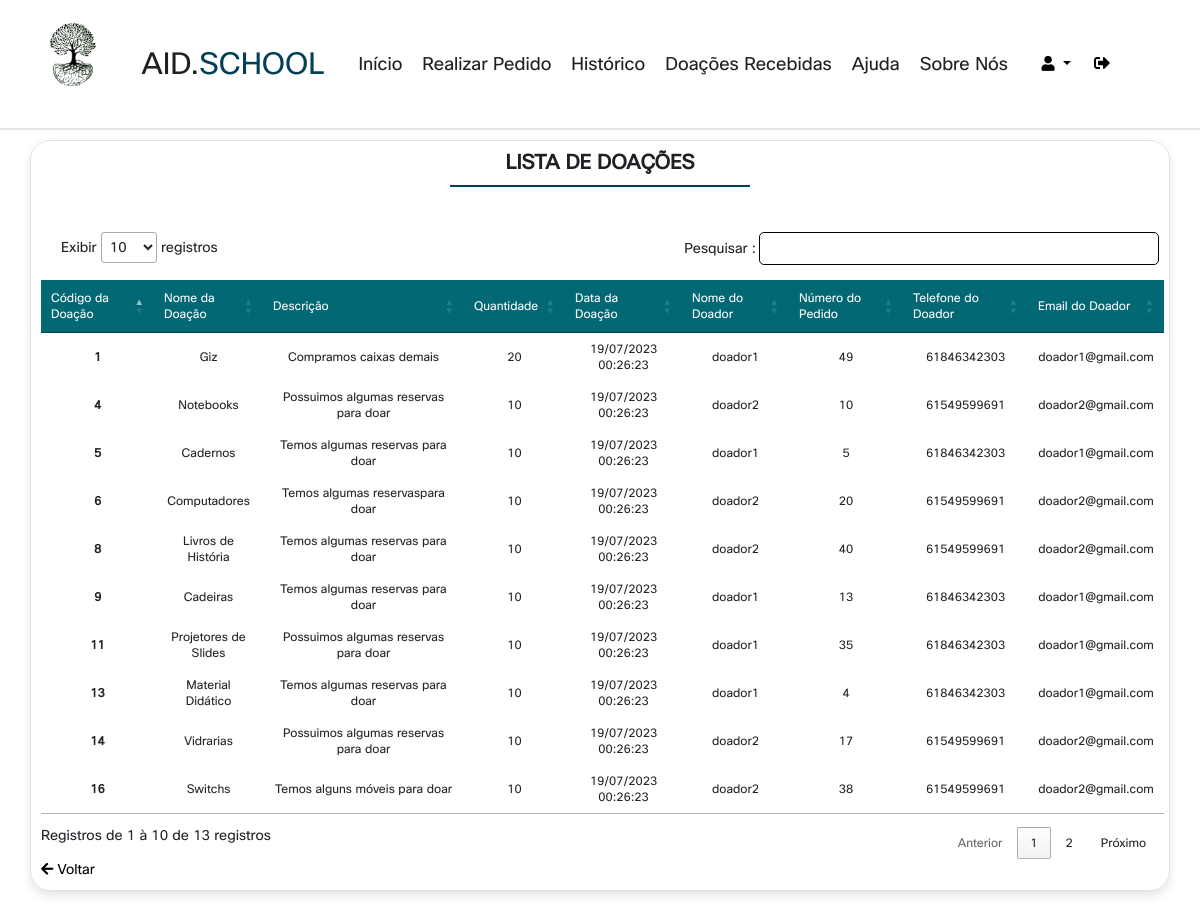
Page /VIEW/DoacoesRecebidas.php (signed in) on the committed database.
### tables this page shows
CREATE TABLE IF NOT EXISTS `doacao` (
  `iddoacao` INT(10) NOT NULL,
  `nomedoacao` VARCHAR(60) NOT NULL,
  `descricaodoacao` VARCHAR(60) NOT NULL,
  `quantidadedoacao` VARCHAR(60) NOT NULL,
  `datadoacao` TIMESTAMP NOT NULL DEFAULT CURRENT_TIMESTAMP() ON UPDATE CURRENT_TIMESTAMP(),
  `idrepresentante` INT(11) NOT NULL,
  `idpedido` INT(10) NOT NULL,
  `cpfdoador` VARCHAR(60) NOT NULL,
  PRIMARY KEY (`iddoacao`),
  INDEX `fk_doacao_representante1_idx` (`idrepresentante` ASC),
  INDEX `fk_doacao_pedido1_idx` (`idpedido` ASC),
  INDEX `fk_doacao_doador1_idx` (`cpfdoador` ASC),
  CONSTRAINT `fk_doacao_doador1`
    FOREIGN KEY (`cpfdoador`)
    REFERENCES `doador` (`cpfdoador`)
    ON DELETE CASCADE
    ON UPDATE CASCADE,
  CONSTRAINT `fk_doacao_pedido1`
    FOREIGN KEY (`idpedido`)
    REFERENCES `pedido` (`idpedido`)
    ON DELETE CASCADE
    ON UPDATE CASCADE,
  CONSTRAINT `fk_doacao_representante1`
    FOREIGN KEY (`idrepresentante`)
    REFERENCES `representante` (`idrepresentante`)
    ON DELETE CASCADE
    ON UPDATE CASCADE);

CREATE TABLE IF NOT EXISTS `doador` (
  `cpfdoador` VARCHAR(60) NOT NULL,
  `rgdoador` VARCHAR(60) NOT NULL,
  `nomedoador` VARCHAR(60) NOT NULL,
  `telefonedoador` VARCHAR(60) NOT NULL,
  `emaildoador` VARCHAR(60) NOT NULL,
  `enderecodoador` VARCHAR(60) NOT NULL,
  `dtnascdoador` DATE NOT NULL,
  `idusuario` INT(10) NOT NULL,
  PRIMARY KEY (`cpfdoador`),
  UNIQUE INDEX `CPF_UNIQUE` (`cpfdoador` ASC),
  UNIQUE INDEX `RG_UNIQUE` (`rgdoador` ASC),
  INDEX `fk_doador_usuario1_idx` (`idusuario` ASC),
  CONSTRAINT `fk_doador_usuario1`
    FOREIGN KEY (`idusuario`)
    REFERENCES `usuario` (`idusuario`)
    ON DELETE CASCADE
    ON UPDATE CASCADE);

### DAO/CONEXAO/CONEXAO.php (called while the page is built)
<?php
abstract class CONEXAO {
    private static $instance;
    public static function getInstance() {
        try {
            if (!isset(self::$instance)) {
                self::$instance = new PDO("mysql:host=localhost;dbname=dbdoar;charset=UTF8", "root", "");
                self::$instance->setAttribute(PDO::ATTR_ERRMODE, PDO::ERRMODE_EXCEPTION);
            }
            return self::$instance;
        } catch (PDOException $exc) {
            echo "Erro ao conectar o banco de dados :" . $exc->getMessage();
        }
    }
}
?>

### DAO/RepresentanteDAO.php (called while the page is built, shortened)
<?php
require_once 'CONEXAO/CONEXAO.php';
class RepresentanteDAO {
    public $pdo = null;
    public function __construct() {
        $this->pdo = Conexao::getInstance();
    }
    public function selecionaID($idusuario) {
        try {
            $sql = "SELECT * FROM representante where idusuario=?";
            $stmt = $this->pdo->prepare($sql);
            $stmt->bindValue(1, $idusuario);
            $stmt->execute();
            $usuario = $stmt->fetch(PDO::FETCH_ASSOC);
            return $usuario;
        } catch (PDOException $exc) {
            echo $exc->getMessage();
        }
    }
}

### DAO/DoacaoDAO.php (called while the page is built, shortened)
<?php
require_once 'CONEXAO/CONEXAO.php';
class DoacaoDAO {
    public $pdo = null;
    public function __construct() {
        $this->pdo = Conexao::getInstance();
    }
    public function PesquisarDoacoes($idrepresentante) {
        try {
            $sql = "select *, date_format(datadoacao,'%d/%m/%Y %H:%i:%s')AS dataFormatada from doacao D inner join Doador DA on D.cpfdoador = DA.cpfdoador where idrepresentante = ?";
            $execucao = $this->pdo->prepare($sql);
            $execucao->bindValue(1, $idrepresentante);
            $execucao->execute();
            $pesquisa = $execucao->fetchALL(PDO::FETCH_ASSOC);
            return $pesquisa;
        } catch (PDOException $exc) {
            echo $exc->getMessage();
        }
    }
}

### VIEW/DoacoesRecebidas.php (the view, shortened to what this page needs)
<?php
require_once '../DAO/DoacaoDAO.php';
require_once '../DAO/RepresentanteDAO.php';
$idusuario = $_SESSION["idusuario"];
$RepresentanteDAO = new RepresentanteDAO();
$usu = $RepresentanteDAO->selecionaID($idusuario);
$idrepresentante = $usu["idrepresentante"];
$DoacaoDAO = new DoacaoDAO();
$resultado = $DoacaoDAO->PesquisarDoacoes($idrepresentante);
?>
<html>
    <head>
        <link rel="stylesheet" href="https://cdnjs.cloudflare.com/ajax/libs/font-awesome/6.0.0/css/all.min.css">
        <link rel="stylesheet" href="https://cdnjs.cloudflare.com/ajax/libs/font-awesome/5.15.3/css/all.min.css" />
        <link rel="stylesheet" href="https://cdnjs.cloudflare.com/ajax/libs/bootstrap/4.6.1/css/bootstrap.min.css">
        <link rel="stylesheet" href="https://cdn.jsdelivr.net/npm/bootstrap@4.6.2/dist/css/bootstrap.min.css">
        <link rel="stylesheet" href="../CSS/lista2.css">
        <link rel="stylesheet" href="../CSS/NavbarperfilRepre.css">
        <link rel="stylesheet" type="text/css" href="//cdn.datatables.net/1.10.7/css/jquery.dataTables.css">
    </head>
    <body>
        <header class="header fixed-top">
            <div class="container">
                <div class="row align-items-center justify-content-between">
                    <img class="logo12" src="../IMAGES/logo sem fundo e texto.png" alt="logo do AID-SCHOOL">
                    <a href="InicioRepresentante.php" class="logo">AID.<span>SCHOOL</span></a>
                    <nav class="nav">
                        <a href="InicioRepresentante.php" target="_self">Início</a>
                        <a href="CadastroPedido.php" target="_self">Realizar Pedido</a>
                        <a href="HistoricoRepresentante.php" target="_self">Histórico</a>
                        <a href="DoacoesRecebidas.php" target="_self">Doações Recebidas</a>
                        <a href="AjudaRepresentante.php" target="_self">Ajuda</a>
                        <a href="SobrenosRepresentante.php" target="_self">Sobre Nós</a>
                    </nav>
                    <div class="navbardrop">
                        <button type="button" class="dropdown-toggle" data-toggle="dropdown">
                            <i class="fas fa-user"></i>
                        </button>
                        <a onclick="confirmLogout()" target="_self">
                            <i class="fas fa-sign-out-alt" style="margin-left: 20px;"></i>
                        </a>
                    </div>
                </div>
            </div>
        </header>
        <div class="containerlistar">
            <h1 class="heading">Lista de Doações </h1>
            <table id='dataTable'>
                <thead>
                    <tr>
                        <td>Código da Doação</td>
                        <td>Nome da Doação</td>
                        <td>Descrição</td>
                        <td>Quantidade</td>
                        <td>Data da Doação</td>
                        <td>Nome do Doador</td>
                        <td>Número do Pedido</td>
                        <td>Telefone do Doador</td>
                        <td>Email do Doador</td>
                    </tr>
                </thead>
                <tbody>
                    <?php
                    foreach ($resultado as $r) {
                        echo "<tr>";
                        echo "<td>{$r["iddoacao"]}</td>";
                        echo "<td>{$r["nomedoacao"]}</td>";
                        echo "<td>{$r["descricaodoacao"]}</td>";
                        echo "<td>{$r["quantidadedoacao"]}</td>";
                        echo "<td>{$r["dataFormatada"]}</td>";
                        echo "<td>{$r["nomedoador"]}</td>";
                        echo "<td>{$r["idpedido"]}</td>";
                        echo "<td>{$r["telefonedoador"]}</td>";
                        echo "<td>{$r["emaildoador"]}</td>";
                        echo "</tr>";
                    }
                    ?>
                </tbody>
            </table>
            <a style="color: black" href="../VIEW/InicioRepresentante.php">
                <i class="fas fa-arrow-left"></i> Voltar
            </a>
        </div>
    </body>
</html>

### CSS/lista2.css (style rules this page uses)
:root { --COR1:#43803E; --COR2:#6BCC62; --COR3:#145a0e; --COR4:#338b5f; --COR7:#1F2024; --COR8:#ffffff; --COR10:#e7e7e7; --COR11:#024059; --COR12:#026873; --COR13:#0CABA8; --COR14:#015958; --COR15:#F28157; --COR16:#DB8244; --COR17:#FF9A75; --COR18:#BF6545; --font-Opensans: Open Sans, sans-serif; --font-Cisco-bold: font-CiscoSans; --font-Cisco-regular: font-CiscoSans2; --border:.2rem solid rgba(0,0,0,.1); --box-shadow:0 .5rem 1rem rgba(0,0,0,.1); }
.heading { text-align: center; font-size: 2rem; color: var(--COR7); text-transform: uppercase; font-weight: bolder; margin-bottom: 3rem; }
.heading::after { content: ""; display: block; width: 300px; height: 2px; background-color: var(--COR11); margin: 0 auto; margin-top: 10px; margin-bottom: 0px; }
.containerlistar { width: 95%; font-size: 14px; margin: 140 auto; padding: 10px; border: 1px solid #0000001e; border-collapse: collapse; border-radius: 20px; box-shadow:var(--box-shadow); }
table { width: 80%; margin-top: 0px; text-align: center; font-size: 12px; }
thead { background-color: var(--COR12); color: white; }
tbody td { padding: 10px; }
tbody td:first-child { font-weight: bold; border-collapse: collapse; }

### CSS/NavbarperfilRepre.css (style rules this page uses)
:root { --COR1: #43803E; --COR2: #6BCC62; --COR3: #145a0e; --COR4: #338b5f; --COR7: #1F2024; --COR8: #ffffff; --COR10: #e7e7e7; --COR11: #024059; --COR12: #026873; --COR13: #0CABA8; --COR14: #015958; --COR15: #F28157; --COR16: #DB8244; --COR17: #FF9A75; --COR18: #BF6545; --font-Opensans: Open Sans, sans-serif; --font-Cisco-bold: font-CiscoSans; --font-Cisco-regular: font-CiscoSans2; --border: .2rem solid rgba(0, 0, 0, .1); --box-shadow: 0 .5rem 1rem rgba(0, 0, 0, .1); }
* { font-family: var(--font-Cisco-regular); margin: 0; padding: 0; box-sizing: border-box; outline: none; border: none; text-decoration: none !important; }
html { font-size: 62.5%; overflow-x: hidden; scroll-behavior: smooth; scroll-padding-top: 6.5rem; }
.dropdown-toggle { background-color: transparent; font-size: 15px; }
.fa-sign-out-alt { color: black; font-size: 16px; }
.navbardrop { margin-right: 60px; }
.header { padding: 2rem; border-bottom: var(--border); }
.logo12 { height: 11vh; margin: 0px; margin-bottom: 0px; }
.header .logo { display: inline-flex; align-items: center; font-size: 3rem; color: var(--COR7); margin: 0; }
.header .logo span { color: var(--COR11); }
.header .nav a { text-transform: capitalize; margin: 0 1rem; font-size: 1.8rem; color: var(--COR7); }

### rows in the picture
doacao: iddoacao "1", nomedoacao "Giz", descricaodoacao "Compramos caixas demais", quantidadedoacao "20", dataFormatada "19/07/2023 00:26:23", cpfdoador.nomedoador "doador1", idpedido "49", cpfdoador.telefonedoador "61846342303", cpfdoador.emaildoador "doador1@gmail.com"
doacao: iddoacao "4", nomedoacao "Notebooks", descricaodoacao "Possuimos algumas reservas para doar", quantidadedoacao "10", dataFormatada "19/07/2023 00:26:23", cpfdoador.nomedoador "doador2", idpedido "10", cpfdoador.telefonedoador "61549599691", cpfdoador.emaildoador "doador2@gmail.com"
doacao: iddoacao "5", nomedoacao "Cadernos", descricaodoacao "Temos algumas reservas para doar", quantidadedoacao "10", dataFormatada "19/07/2023 00:26:23", cpfdoador.nomedoador "doador1", idpedido "5", cpfdoador.telefonedoador "61846342303", cpfdoador.emaildoador "doador1@gmail.com"
doacao: iddoacao "6", nomedoacao "Computadores", descricaodoacao "Temos algumas reservaspara doar", quantidadedoacao "10", dataFormatada "19/07/2023 00:26:23", cpfdoador.nomedoador "doador2", idpedido "20", cpfdoador.telefonedoador "61549599691", cpfdoador.emaildoador "doador2@gmail.com"
doacao: iddoacao "8", nomedoacao "Livros de História", descricaodoacao "Temos algumas reservas para doar", quantidadedoacao "10", dataFormatada "19/07/2023 00:26:23", cpfdoador.nomedoador "doador2", idpedido "40", cpfdoador.telefonedoador "61549599691", cpfdoador.emaildoador "doador2@gmail.com"
doacao: iddoacao "9", nomedoacao "Cadeiras", descricaodoacao "Temos algumas reservas para doar", quantidadedoacao "10", dataFormatada "19/07/2023 00:26:23", cpfdoador.nomedoador "doador1", idpedido "13", cpfdoador.telefonedoador "61846342303", cpfdoador.emaildoador "doador1@gmail.com"
doacao: iddoacao "11", nomedoacao "Projetores de Slides", descricaodoacao "Possuimos algumas reservas para doar", quantidadedoacao "10", dataFormatada "19/07/2023 00:26:23", cpfdoador.nomedoador "doador1", idpedido "35", cpfdoador.telefonedoador "61846342303", cpfdoador.emaildoador "doador1@gmail.com"
doacao: iddoacao "13", nomedoacao "Material Didático", descricaodoacao "Temos algumas reservas para doar", quantidadedoacao "10", dataFormatada "19/07/2023 00:26:23", cpfdoador.nomedoador "doador1", idpedido "4", cpfdoador.telefonedoador "61846342303", cpfdoador.emaildoador "doador1@gmail.com"
doacao: iddoacao "14", nomedoacao "Vidrarias", descricaodoacao "Possuimos algumas reservas para doar", quantidadedoacao "10", dataFormatada "19/07/2023 00:26:23", cpfdoador.nomedoador "doador2", idpedido "17", cpfdoador.telefonedoador "61549599691", cpfdoador.emaildoador "doador2@gmail.com"
doacao: iddoacao "16", nomedoacao "Switchs", descricaodoacao "Temos alguns móveis para doar", quantidadedoacao "10", dataFormatada "19/07/2023 00:26:23", cpfdoador.nomedoador "doador2", idpedido "38", cpfdoador.telefonedoador "61549599691", cpfdoador.emaildoador "doador2@gmail.com"
